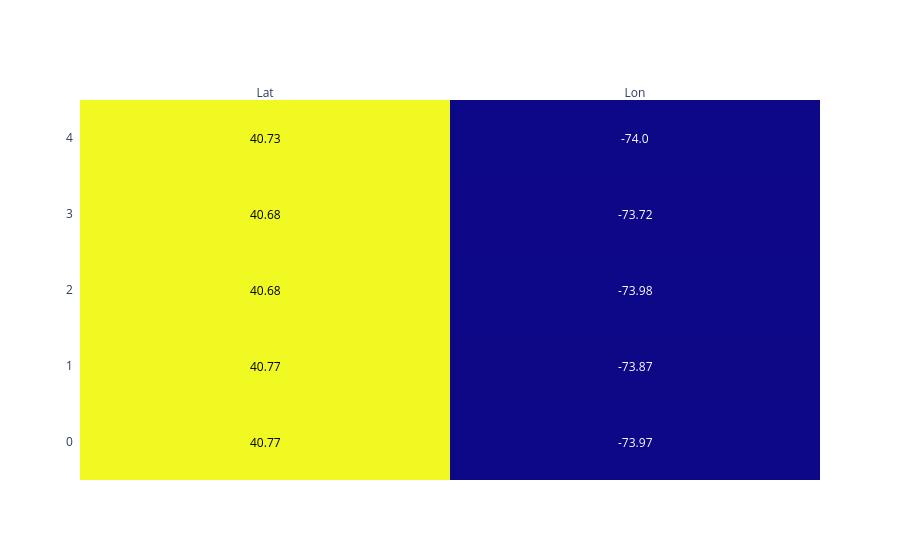

Notebook code for this chart:
### Code cell
# Cluster centers coordinates
# Let's use inverse transform to have the real coordinates
cluster_centers = sc.inverse_transform(kmeans.cluster_centers_)

# Let's get column names to facilita understanding
labels = ['Lat','Lon']

matrix = pd.DataFrame(cluster_centers, columns = labels).round(2)

# Create heatmap with plotly
import plotly.figure_factory as ff

fig = ff.create_annotated_heatmap(matrix.values,
                                  x = matrix.columns.tolist(),
                                  y = matrix.index.tolist())


fig.show()

### Figure 1 — Plotly figure (JSON) as saved in the notebook; plotly's stock layout.template omitted (floating-point values rounded to 4 significant figures)
{"data": [{"colorscale": [[0, "#0d0887"], [0.1111, "#46039f"], [0.2222, "#7201a8"], [0.3333, "#9c179e"], [0.4444, "#bd3786"], [0.5556, "#d8576b"], [0.6667, "#ed7953"], [0.7778, "#fb9f3a"], [0.8889, "#fdca26"], [1, "#f0f921"]], "reversescale": false, "showscale": false, "type": "heatmap", "x": ["Lat", "Lon"], "y": [0, 1, 2, 3, 4], "z": [[40.77, -73.97], [40.77, -73.87], [40.68, -73.98], [40.68, -73.72], [40.73, -74.0]]}], "layout": {"annotations": [{"font": {"color": "#000000"}, "showarrow": false, "text": "40.77", "x": "Lat", "xref": "x", "y": 0, "yref": "y"}, {"font": {"color": "#FFFFFF"}, "showarrow": false, "text": "-73.97", "x": "Lon", "xref": "x", "y": 0, "yref": "y"}, {"font": {"color": "#000000"}, "showarrow": false, "text": "40.77", "x": "Lat", "xref": "x", "y": 1, "yref": "y"}, {"font": {"color": "#FFFFFF"}, "showarrow": false, "text": "-73.87", "x": "Lon", "xref": "x", "y": 1, "yref": "y"}, {"font": {"color": "#000000"}, "showarrow": false, "text": "40.68", "x": "Lat", "xref": "x", "y": 2, "yref": "y"}, {"font": {"color": "#FFFFFF"}, "showarrow": false, "text": "-73.98", "x": "Lon", "xref": "x", "y": 2, "yref": "y"}, {"font": {"color": "#000000"}, "showarrow": false, "text": "40.68", "x": "Lat", "xref": "x", "y": 3, "yref": "y"}, {"font": {"color": "#FFFFFF"}, "showarrow": false, "text": "-73.72", "x": "Lon", "xref": "x", "y": 3, "yref": "y"}, {"font": {"color": "#000000"}, "showarrow": false, "text": "40.73", "x": "Lat", "xref": "x", "y": 4, "yref": "y"}, {"font": {"color": "#FFFFFF"}, "showarrow": false, "text": "-74.0", "x": "Lon", "xref": "x", "y": 4, "yref": "y"}], "xaxis": {"dtick": 1, "gridcolor": "rgb(0, 0, 0)", "side": "top", "ticks": ""}, "yaxis": {"dtick": 1, "ticks": "", "ticksuffix": "  "}}}
